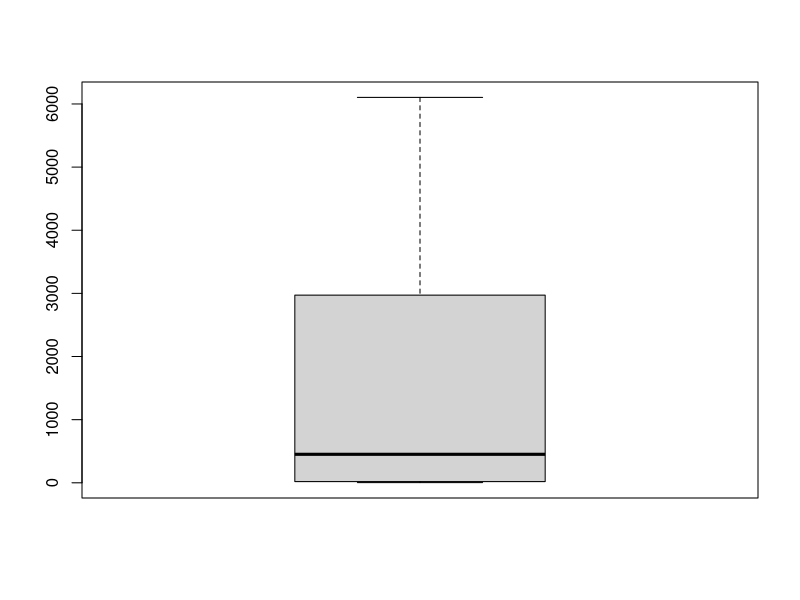

Recreate this plot in R.

#pagina 30 comp r04 
setClass("Persona",
          slots = list(nombre = "character", edad = "numeric"),
          prototype=list(
            nombre = NA_character_,
            edad = NA_real_
          ))
setClass("Empleado",
          contains = "Persona",
          slots = list(jefe = "Persona"),
          prototype = list(
            jefe = new("Persona")
          ))
#crear objetos
Pilar <- new("Persona", nombre = "Pilar", edad = 40)
Ivan <- new("Empleado", nombre = "Ivan", edad = 35, jefe = Pilar)

#clase persona funcion persona
Persona <- function(nombre="NA", edad=NA) {
  edad <- as.double(edad)
  new("Persona", nombre=nombre, edad=edad)
}
Persona("Roberto")
#clase empleado funcion empleado
Empleado <- function(nombre, edad=NA,
                     jefe=Persona,nombrej="NA",edadj=NA){
  edad <- as.double(edad)
  new("Empleado", nombre=nombre, edad= edad, jefe=Persona(nombre=nombrej,edad=edadj))
}
Empleado("Oscar", edad=27)

setValidity("Persona", function(obj) {
  if (length(obj@nombre) != length(obj@edad)) {
    cat("ERROR!! ",obj@nombre, " y ", obj@edad, " deben tener la misma longitud no vectorial \n")
  } else {
    TRUE
  }
})

a=Persona("David", edad=c(21,24))

b=Persona("David", edad=c(21))
validObject(a)

validObject(b)

#funciones genericas

setGeneric(name= "Edad", def= function(x) standardGeneric("Edad"))
setGeneric(name= "Edad<-", def= function(x, value) standardGeneric("Edad<-"),
           signature = 'x')

setMethod(f = "Edad",
  signature = "Persona",
  definition = function(x) {
    return(x@edad)
  }
)
setMethod(f = "Edad<-",
  signature = "Persona",
  definition = function(x, value) { 
    x@edad <- value
    return(x)
  }
)
david <- Empleado(nombre= "David", edad=34)

# nuevo comentario 
boxplot(table(rpois(10000,0.5)))
